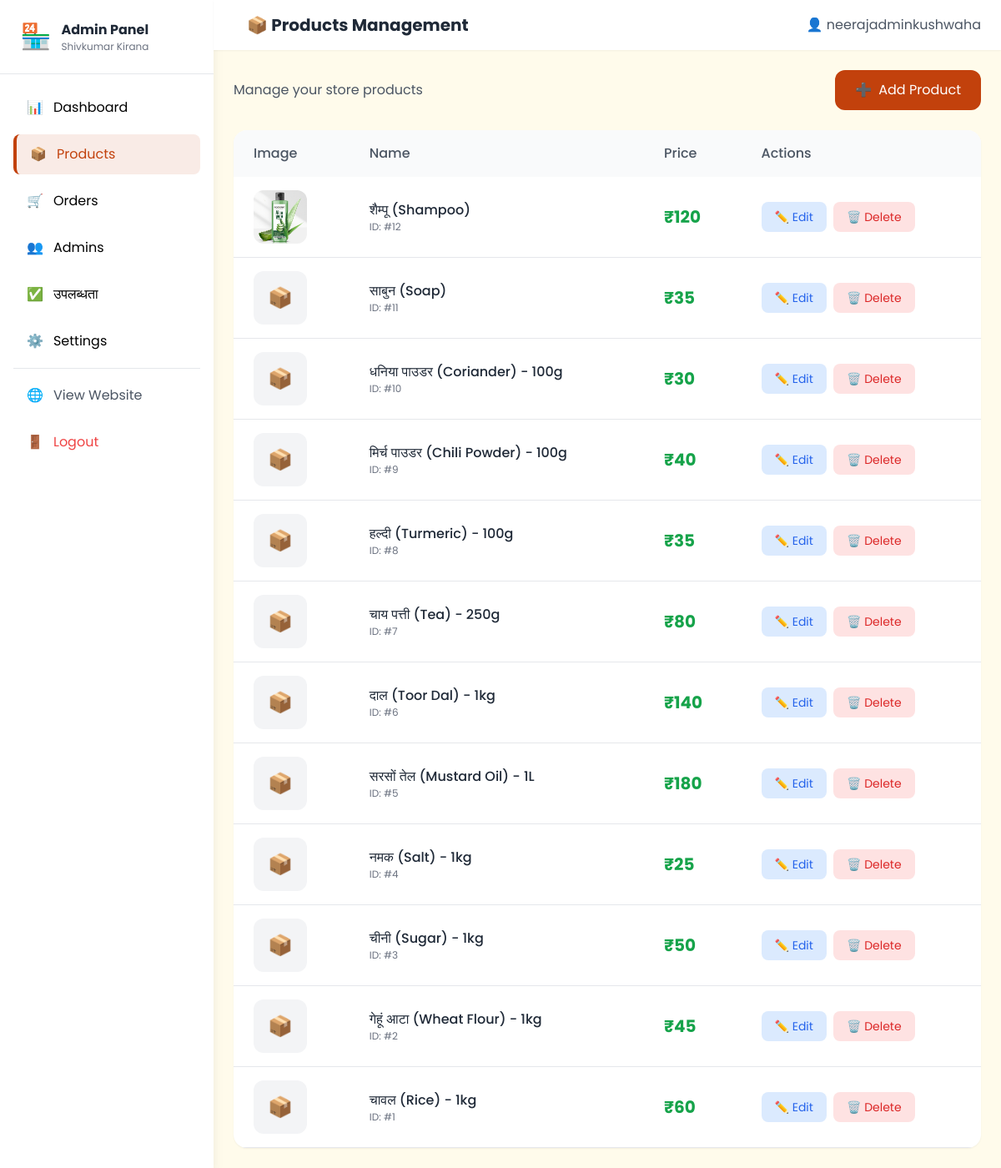
Page /admin/products (signed in) on the committed database.
### models.py (models this page shows, shortened)
class Product(db.Model):
    __tablename__ = 'products'
    id = db.Column(db.Integer, primary_key=True)
    name = db.Column(db.String(255), nullable=False)
    price = db.Column(db.Float, nullable=False)
    image = db.Column(db.String(255), default='default.png')
    is_available = db.Column(db.Boolean, default=True)
    created_at = db.Column(db.DateTime, default=datetime.utcnow)

### app.py (the view)
@app.route('/admin/products')
@admin_required
def admin_products():
    products_list = get_all_products()
    return render_template('admin/products.html', products=products_list)

### app.py (called while the page is built)
def admin_required(f):
    @wraps(f)
    def decorated_function(*args, **kwargs):
        if 'admin_id' not in session:
            flash('कृपया पहले लॉगिन करें (Please login first)', 'error')
            return redirect(url_for('admin_login'))
        return f(*args, **kwargs)
    return decorated_function

### models.py (called while the page is built)
def get_all_products():
    return Product.query.order_by(Product.id.desc()).all()

### templates/admin/products.html (shortened to what this page needs)
{% extends 'admin/base.html' %}
{% block page_title %}📦 Products Management{% endblock %}
{% block content %}
<div class="flex flex-col sm:flex-row sm:items-center sm:justify-between gap-4 mb-6">
    <p class="text-gray-600">Manage your store products</p>
    <a href="{{ url_for('admin_add_product') }}"
       class="inline-flex items-center space-x-2 px-6 py-3 bg-primary text-white rounded-xl hover:bg-primary-dark transition-all">
        <span>➕</span>
        <span>Add Product</span>
    </a>
</div>
<div class="bg-white rounded-2xl shadow-sm overflow-hidden">
    {% if products %}
    <div class="overflow-x-auto">
        <table class="w-full">
            <thead class="bg-gray-50">
                <tr>
                    <th class="text-left py-4 px-6 text-gray-600 font-medium">Image</th>
                    <th class="text-left py-4 px-6 text-gray-600 font-medium">Name</th>
                    <th class="text-left py-4 px-6 text-gray-600 font-medium">Price</th>
                    <th class="text-left py-4 px-6 text-gray-600 font-medium">Actions</th>
                </tr>
            </thead>
            <tbody>
                {% for product in products %}
                <tr class="border-b hover:bg-gray-50">
                    <td class="py-4 px-6">
                        <div class="w-16 h-16 rounded-xl overflow-hidden bg-gray-100 flex items-center justify-center">
                            {% if product.image and product.image != 'default.png' %}
                                <img src="{{ url_for('static', filename='images/uploads/' + product.image) }}"
                                     alt="{{ product.name }}"
                                     class="w-full h-full object-cover">
                            {% else %}
                                <span class="text-2xl">📦</span>
                            {% endif %}
                        </div>
                    </td>
                    <td class="py-4 px-6">
                        <p class="font-medium text-gray-800">{{ product.name }}</p>
                        <p class="text-xs text-gray-500">ID: #{{ product.id }}</p>
                    </td>
                    <td class="py-4 px-6">
                        <span class="text-xl font-bold text-green-600">₹{{ product.price|int }}</span>
                    </td>
                    <td class="py-4 px-6">
                        <div class="flex items-center space-x-2">
                            <a href="{{ url_for('admin_edit_product', product_id=product.id) }}"
                               class="px-4 py-2 bg-blue-100 text-blue-600 rounded-lg hover:bg-blue-200 transition-all text-sm">
                                ✏️ Edit
                            </a>
                            <form action="{{ url_for('admin_delete_product', product_id=product.id) }}"
                                  method="POST"
                                  onsubmit="return confirm('क्या आप वाकई इसे डिलीट करना चाहते हैं?')">
                                <button type="submit"
                                        class="px-4 py-2 bg-red-100 text-red-600 rounded-lg hover:bg-red-200 transition-all text-sm">
                                    🗑️ Delete
                                </button>
                            </form>
                        </div>
                    </td>
                </tr>
                {% endfor %}
            </tbody>
        </table>
    </div>
    {% endif %}
</div>
{% endblock %}

### templates/admin/base.html (style rules this page uses)
* { font-family: 'Poppins', sans-serif; }

### rows in the picture
Product: image (picture), name "शैम्पू (Shampoo)", id "12", price "120"
Product: name "साबुन (Soap)", id "11", price "35"
Product: name "धनिया पाउडर (Coriander) - 100g", id "10", price "30"
Product: name "मिर्च पाउडर (Chili Powder) - 100g", id "9", price "40"
Product: name "हल्दी (Turmeric) - 100g", id "8", price "35"
Product: name "चाय पत्ती (Tea) - 250g", id "7", price "80"
Product: name "दाल (Toor Dal) - 1kg", id "6", price "140"
Product: name "सरसों तेल (Mustard Oil) - 1L", id "5", price "180"
Product: name "नमक (Salt) - 1kg", id "4", price "25"
Product: name "चीनी (Sugar) - 1kg", id "3", price "50"
Product: name "गेहूं आटा (Wheat Flour) - 1kg", id "2", price "45"
Product: name "चावल (Rice) - 1kg", id "1", price "60"

### other values in the picture
{{ session.admin_username }} "neerajadminkushwaha"
